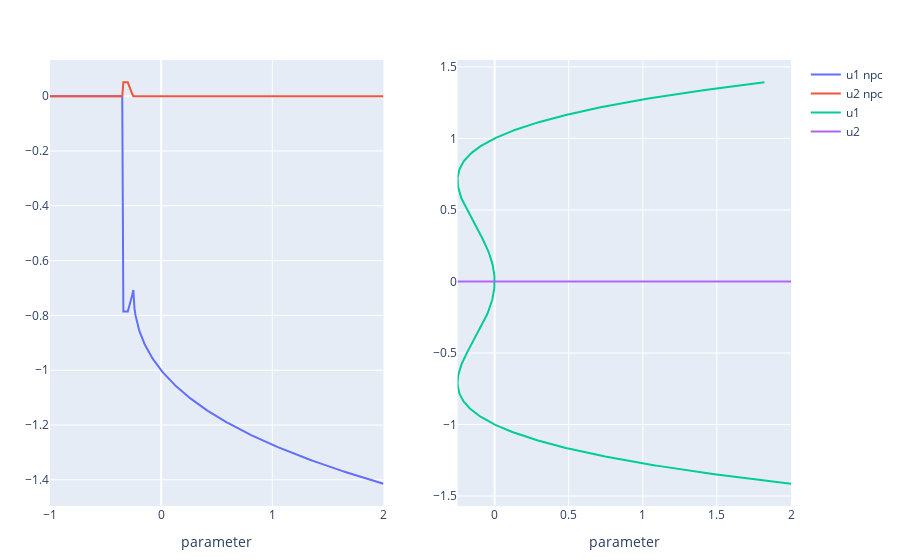

Source (notebook cell):
### Code cell
rng = 2:-0.01:-1
par_values, conditions = continuation(hopf2d_modified, [-1 0], 6, "beta", rng, method = "npc", discretisation="shooting")
par_values2, conditions2 = continuation(hopf2d_modified, [-1 0], 6, "beta", rng, method = "pa", discretisation="shooting")

# Create trace
u1 = scatter(
    x = par_values,
    y = conditions[:,1],
    mode="lines",
    name="u1 npc",
    showlegend=true
    )
u2 = scatter(
    x = par_values,
    y = conditions[:,2],
    mode="lines",
    name="u2 npc",
    showlegend=true
    )

layout = Layout(
    xaxis_title = "parameter",
    # yaxis_type="log",
    yaxis_exponentformat="power",
    # yaxis_title = "",
    width=700, height=350,
    )

u3 = scatter(
    x = par_values2,
    y = conditions2[:,1],
    mode="lines",
    name="u1",
    showlegend=true
    )
u4 = scatter(
    x = par_values2,
    y = conditions2[:,2],
    mode="lines",
    name="u2",
    showlegend=true
    )


p1 = plot([u1, u2], layout)
p2 = plot([u3, u4], layout)

p = [p1 p2]
relayout!(p)
p

### Figure 1 — Plotly figure (JSON) as saved in the notebook; plotly's stock layout.template omitted (floating-point values rounded to 4 significant figures; data arrays with more than 128 entries replaced by an {"elided": "..."} marker saying what was removed)
{"data": [{"mode": "lines", "name": "u1 npc", "showlegend": true, "type": "scatter", "x": {"elided": "301 float values"}, "xaxis": "x1", "y": {"elided": "301 float values"}, "yaxis": "y1"}, {"mode": "lines", "name": "u2 npc", "showlegend": true, "type": "scatter", "x": {"elided": "301 float values"}, "xaxis": "x1", "y": {"elided": "301 float values"}, "yaxis": "y1"}, {"mode": "lines", "name": "u1", "showlegend": true, "type": "scatter", "x": {"elided": "604 float values"}, "xaxis": "x2", "y": {"elided": "604 float values"}, "yaxis": "y2"}, {"mode": "lines", "name": "u2", "showlegend": true, "type": "scatter", "x": {"elided": "604 float values"}, "xaxis": "x2", "y": {"elided": "604 float values"}, "yaxis": "y2"}], "layout": {"margin": {"b": 50, "l": 50, "r": 50, "t": 60}, "xaxis1": {"anchor": "y1", "domain": [0, 0.45], "title": {"text": "parameter"}}, "xaxis2": {"anchor": "y2", "domain": [0.55, 1], "title": {"text": "parameter"}}, "yaxis1": {"anchor": "x1", "domain": [0, 1], "exponentformat": "power"}, "yaxis2": {"anchor": "x2", "domain": [0, 1], "exponentformat": "power"}}}
